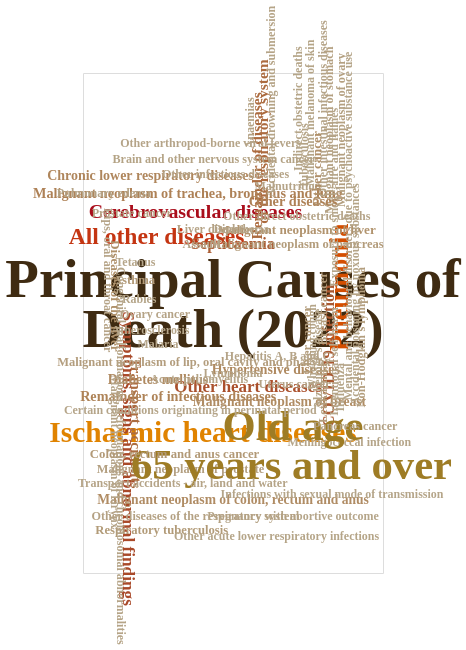

Source (Vega-Lite JSON):
### Vega-Lite specification from a JSON file in a GitHub repository (floating-point values rounded to 4 significant figures)
{"$schema": "https://vega.github.io/schema/vega-lite/v5.json", "width": "container", "height": 500, "background": null, "data": {"values": [{"word": "Principal Causes of", "count": 50000, "x": 200, "y": 205, "angle": 0, "Causes of Death": "Principal Causes of Death (2022)", "Death Cases": 206525}, {"word": "Death (2022)", "count": 50000, "x": 200, "y": 170, "angle": 0, "Causes of Death": "Principal Causes of Death (2022)", "Death Cases": 206525}, {"word": "Ischaemic heart diseases", "count": 20322, "x": 160, "y": 98, "angle": 0, "Causes of Death": "Ischaemic heart diseases", "Death Cases": 20322}, {"word": "Pneumonia", "count": 16770, "x": 343, "y": 200, "angle": -90, "Causes of Death": "Pneumonia", "Death Cases": 16770}, {"word": "All other diseases", "count": 13541, "x": 98, "y": 235, "angle": 0, "Causes of Death": "All other diseases", "Death Cases": 13541}, {"word": "Cerebrovascular diseases", "count": 9149, "x": 150, "y": 253, "angle": 0, "Causes of Death": "Cerebrovascular diseases", "Death Cases": 9149}, {"word": "Symptoms, signs and abnormal findings", "count": 6114, "x": 60, "y": 80, "angle": 90, "Causes of Death": "Symptoms, signs and abnormal findings", "Death Cases": 6114}, {"word": "Other heart diseases", "count": 5774, "x": 220, "y": 130, "angle": 0, "Causes of Death": "Other heart diseases", "Death Cases": 5774}, {"word": "COVID-19 infection", "count": 5314, "x": 328, "y": 152, "angle": -90, "Causes of Death": "COVID-19 infection", "Death Cases": 5314}, {"word": "Septicaemia", "count": 5006, "x": 200, "y": 230, "angle": 0, "Causes of Death": "Septicaemia", "Death Cases": 5006}, {"word": "Remainder of diseases", "count": 4131, "x": 232, "y": 285, "angle": -90, "Causes of Death": "Remainder of diseases of the respiratory system", "Death Cases": 4131}, {"word": "of the respiratory system", "count": 4131, "x": 240, "y": 302, "angle": -90, "Causes of Death": "Remainder of diseases of the respiratory system", "Death Cases": 4131}, {"word": "Transport accidents", "count": 4012, "x": 70, "y": 105, "angle": 90, "Causes of Death": "Transport accidents", "Death Cases": 4012}, {"word": "Malignant neoplasm of trachea, bronchus and lung", "count": 2644, "x": 140, "y": 265, "angle": 0, "Causes of Death": "Malignant neoplasm of trachea, bronchus and lung", "Death Cases": 2644}, {"word": "Remainder of infectious diseases", "count": 2573, "x": 127, "y": 123, "angle": 0, "Causes of Death": "Remainder of infectious diseases", "Death Cases": 2573}, {"word": "Chronic lower respiratory diseases", "count": 2324, "x": 90, "y": 278, "angle": 0, "Causes of Death": "Chronic lower respiratory diseases", "Death Cases": 2324}, {"word": "Hypertensive diseases", "count": 2123, "x": 257, "y": 142, "angle": 0, "Causes of Death": "Hypertensive diseases", "Death Cases": 2123}, {"word": "Diabetes mellitus", "count": 2085, "x": 100, "y": 135, "angle": 0, "Causes of Death": "Diabetes mellitus", "Death Cases": 2085}, {"word": "Malignant neoplasm of breast", "count": 1922, "x": 262, "y": 120, "angle": 0, "Causes of Death": "Malignant neoplasm of breast", "Death Cases": 1922}, {"word": "Malignant neoplasm of colon, rectum and anus", "count": 1894, "x": 200, "y": 51, "angle": 0, "Causes of Death": "Malignant neoplasm of colon, rectum and anus", "Death Cases": 1894}, {"word": "Diseases of the liver", "count": 1552, "x": 42, "y": 194, "angle": 90, "Causes of Death": "Diseases of the liver", "Death Cases": 1552}, {"word": "Malignant neoplasm of liver", "count": 1389, "x": 285, "y": 240, "angle": 0, "Causes of Death": "Malignant neoplasm of liver", "Death Cases": 1389}, {"word": "Respiratory tuberculosis", "count": 811, "x": 105, "y": 30, "angle": 0, "Causes of Death": "Respiratory tuberculosis", "Death Cases": 811}, {"word": "Leukaemia", "count": 725, "x": 320, "y": 126, "angle": -90, "Causes of Death": "Leukaemia", "Death Cases": 725}, {"word": "Malignant neoplasm of pancreas", "count": 672, "x": 285, "y": 230, "angle": 0, "Causes of Death": "Malignant neoplasm of pancreas", "Death Cases": 672}, {"word": "Malignant neoplasm of lip, oral cavity and pharynx", "count": 603, "x": 148, "y": 148, "angle": 0, "Causes of Death": "Malignant neoplasm of lip, oral cavity and pharynx", "Death Cases": 603}, {"word": "Non-Hodgkin's lymphoma", "count": 533, "x": 371, "y": 165, "angle": -90, "Causes of Death": "Non-Hodgkin's lymphoma", "Death Cases": 533}, {"word": "Malignant neoplasm of prostate", "count": 457, "x": 130, "y": 73, "angle": 0, "Causes of Death": "Malignant neoplasm of prostate", "Death Cases": 457}, {"word": "Malignant neoplasm of ovary", "count": 403, "x": 344, "y": 310, "angle": -90, "Causes of Death": "Malignant neoplasm of ovary", "Death Cases": 403}, {"word": "Malignant neoplasm of stomach", "count": 383, "x": 328, "y": 310, "angle": -90, "Causes of Death": "Malignant neoplasm of stomach", "Death Cases": 383}, {"word": "Anaemias", "count": 231, "x": 222, "y": 315, "angle": -90, "Causes of Death": "Anaemias", "Death Cases": 231}, {"word": "Accidental drowning and submersion", "count": 89, "x": 250, "y": 330, "angle": -90, "Causes of Death": "Accidental drowning and submersion", "Death Cases": 89}, {"word": "Malignant neoplasm of larynx", "count": 72, "x": 42, "y": 85, "angle": 90, "Causes of Death": "Malignant neoplasm of larynx", "Death Cases": 72}, {"word": "Other arthropod-borne viral fevers", "count": 67, "x": 170, "y": 301, "angle": 0, "Causes of Death": "Other arthropod-borne viral fevers", "Death Cases": 67}, {"word": "Other direct obstetric deaths", "count": 53, "x": 285, "y": 250, "angle": 0, "Causes of Death": "Other direct obstetric deaths", "Death Cases": 53}, {"word": "Other intestinal infectious diseases", "count": 51, "x": 320, "y": 325, "angle": -90, "Causes of Death": "Other intestinal infectious diseases", "Death Cases": 51}, {"word": "Malnutrition", "count": 51, "x": 273, "y": 271, "angle": 0, "Causes of Death": "Malnutrition", "Death Cases": 51}, {"word": "Assault", "count": 51, "x": 158, "y": 230, "angle": 0, "Causes of Death": "Assault", "Death Cases": 51}, {"word": "Indirect obstetric deaths", "count": 33, "x": 286, "y": 325, "angle": -90, "Causes of Death": "Indirect obstetric deaths", "Death Cases": 33}, {"word": "Malignant melanoma of skin", "count": 32, "x": 303, "y": 322, "angle": -90, "Causes of Death": "Malignant melanoma of skin", "Death Cases": 32}, {"word": "Alzheimer's disease", "count": 31, "x": 313, "y": 150, "angle": -90, "Causes of Death": "Alzheimer's disease", "Death Cases": 31}, {"word": "Influenza", "count": 27, "x": 342, "y": 130, "angle": -90, "Causes of Death": "Influenza", "Death Cases": 27}, {"word": "Accidental poisoning by noxious substances", "count": 27, "x": 362, "y": 195, "angle": -90, "Causes of Death": "Accidental poisoning by noxious substances", "Death Cases": 27}, {"word": "Other acute lower respiratory infections", "count": 26, "x": 258, "y": 26, "angle": 0, "Causes of Death": "Other acute lower respiratory infections", "Death Cases": 26}, {"word": "Atherosclerosis", "count": 18, "x": 90, "y": 170, "angle": 0, "Causes of Death": "Atherosclerosis", "Death Cases": 18}, {"word": "Pregnancy with abortive outcome", "count": 16, "x": 280, "y": 40, "angle": 0, "Causes of Death": "Pregnancy with abortive outcome", "Death Cases": 16}, {"word": "Malaria", "count": 12, "x": 100, "y": 160, "angle": 0, "Causes of Death": "Malaria", "Death Cases": 12}, {"word": "Infections with sexual mode of transmission", "count": 9, "x": 332, "y": 55, "angle": 0, "Causes of Death": "Infections with sexual mode of transmission", "Death Cases": 9}, {"word": "Exposure to smoke, fire and flames", "count": 9, "x": 335, "y": 263, "angle": -90, "Causes of Death": "Exposure to smoke, fire and flames", "Death Cases": 9}, {"word": "Rabies", "count": 8, "x": 75, "y": 192, "angle": 0, "Causes of Death": "Rabies", "Death Cases": 8}, {"word": "Intentional self-harm", "count": 8, "x": 334, "y": 148, "angle": -90, "Causes of Death": "Intentional self-harm", "Death Cases": 8}, {"word": "Tetanus", "count": 2, "x": 70, "y": 218, "angle": 0, "Causes of Death": "Tetanus", "Death Cases": 2}, {"word": "Meningococcal infection", "count": 2, "x": 355, "y": 92, "angle": 0, "Causes of Death": "Meningococcal infection", "Death Cases": 2}, {"word": "Diphtheria", "count": 1, "x": 211, "y": 241, "angle": 0, "Causes of Death": "Diphtheria", "Death Cases": 1}, {"word": "Whooping cough", "count": 1, "x": 305, "y": 158, "angle": -90, "Causes of Death": "Whooping cough", "Death Cases": 1}, {"word": "Acute poliomyelitis", "count": 1, "x": 155, "y": 136, "angle": 0, "Causes of Death": "Acute poliomyelitis", "Death Cases": 1}, {"word": "Mental and behavioural disorders due to psychoactive substance use", "count": 1, "x": 353, "y": 243, "angle": -90, "Causes of Death": "Mental and behavioural disorders due to psychoactive substance use", "Death Cases": 1}, {"word": "Old age", "count": 35679, "x": 280, "y": 102, "angle": 0, "Causes of Death": "Old age", "Death Cases": 35679}, {"word": "65 years and over", "count": 35679, "x": 278, "y": 75, "angle": 0, "Causes of Death": "65 years and over", "Death Cases": 25679}, {"word": "Other diseases", "count": 2697, "x": 280, "y": 260, "angle": 0, "Causes of Death": "Other diseases", "Death Cases": 2697}, {"word": "Other cancer", "count": 1652, "x": 312, "y": 283, "angle": -90, "Causes of Death": "Other cancer", "Death Cases": 1652}, {"word": "Colon, rectum and anus cancer", "count": 928, "x": 122, "y": 83, "angle": 0, "Causes of Death": "Colon, rectum and anus cancer", "Death Cases": 928}, {"word": "Asthma", "count": 909, "x": 68, "y": 205, "angle": 0, "Causes of Death": "Asthma", "Death Cases": 909}, {"word": "Liver cancer", "count": 695, "x": 298, "y": 163, "angle": -90, "Causes of Death": "Liver cancer", "Death Cases": 695}, {"word": "Breast cancer", "count": 685, "x": 320, "y": 185, "angle": -90, "Causes of Death": "Breast cancer", "Death Cases": 685}, {"word": "Other diseases of the respiratory system", "count": 297, "x": 150, "y": 40, "angle": 0, "Causes of Death": "Other diseases of the respiratory system", "Death Cases": 297}, {"word": "Pancreas cancer", "count": 219, "x": 363, "y": 103, "angle": 0, "Causes of Death": "Pancreas cancer", "Death Cases": 219}, {"word": "Liver disease", "count": 209, "x": 170, "y": 241, "angle": 0, "Causes of Death": "Liver disease", "Death Cases": 209}, {"word": "Prostate cancer", "count": 196, "x": 65, "y": 252, "angle": 0, "Causes of Death": "Prostate cancer", "Death Cases": 196}, {"word": "Brain and other nervous system cancer", "count": 186, "x": 174, "y": 290, "angle": 0, "Causes of Death": "Brain and other nervous system cancer", "Death Cases": 186}, {"word": "Tuberculosis", "count": 182, "x": 295, "y": 292, "angle": -90, "Causes of Death": "Tuberculosis", "Death Cases": 182}, {"word": "Uterus cancer", "count": 166, "x": 282, "y": 132, "angle": 0, "Causes of Death": "Uterus cancer", "Death Cases": 166}, {"word": "Pulmonary edema", "count": 145, "x": 28, "y": 266, "angle": 0, "Causes of Death": "Pulmonary edema", "Death Cases": 145}, {"word": "Lips, oral and throat cancer", "count": 135, "x": 33, "y": 205, "angle": 90, "Causes of Death": "Lips, oral and throat cancer", "Death Cases": 135}, {"word": "Ovary cancer", "count": 132, "x": 96, "y": 181, "angle": 0, "Causes of Death": "Ovary cancer", "Death Cases": 132}, {"word": "Other infectious diseases", "count": 131, "x": 190, "y": 279, "angle": 0, "Causes of Death": "Other infectious diseases", "Death Cases": 131}, {"word": "Congenital malformations, deformations and chromosomal abnormalities", "count": 114, "x": 51, "y": 82, "angle": 90, "Causes of Death": "Congenital malformations, deformations and chromosomal abnormalities", "Death Cases": 114}, {"word": "Lymphoma", "count": 101, "x": 200, "y": 140, "angle": 0, "Causes of Death": "Lymphoma", "Death Cases": 101}, {"word": "Transport accidents - air, land and water", "count": 100, "x": 133, "y": 63, "angle": 0, "Causes of Death": "Transport accidents - air, land and water", "Death Cases": 100}, {"word": "Hepatitis A, B and C", "count": 58, "x": 260, "y": 152, "angle": 0, "Causes of Death": "Hepatitis A, B and C", "Death Cases": 58}, {"word": "Certain conditions originating in perinatal period", "count": 15, "x": 143, "y": 114, "angle": 0, "Causes of Death": "Certain conditions originating in perinatal period", "Death Cases": 15}]}, "mark": {"type": "text", "tooltip": true, "fontWeight": "bold", "font": "Lilita One"}, "encoding": {"x": {"field": "x", "type": "quantitative", "scale": {"domain": [0, 400]}, "axis": null}, "y": {"field": "y", "type": "quantitative", "scale": {"domain": [0, 350]}, "axis": null}, "text": {"field": "word"}, "size": {"field": "count", "type": "quantitative", "scale": {"domain": [50, 50000], "range": [12, 55]}, "legend": null}, "angle": {"field": "angle", "type": "quantitative", "scale": {"domain": [0, 360]}}, "color": {"field": "count", "type": "quantitative", "scale": {"range": ["#b5a589", "#a5021d", "#d44c00", "#e3c300", "#aa9228", "#74491f", "#3f2b12"]}, "legend": null}, "tooltip": [{"field": "Causes of Death", "title": "Cause of Death", "type": "nominal"}, {"field": "Death Cases", "type": "quantitative", "format": ","}]}}
